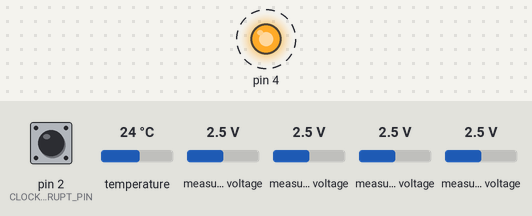
Recording of a sketch running on a simulated Arduino Nano, built with avr-gcc and run on an emulated ATmega328P. Shown: output pins drawn as LEDs (lit = HIGH). Dashed ring = blinking. The test bench sets the inputs (shaded band); at power-on: pin 2 (CLOCK_INTERRUPT_PIN) HIGH, temperature 24 °C, measured voltage 2.5 V. Sleep ends after the set time or at an interrupt; the local clock reads 2024-03-15 10:24:30 at power-on unless the sketch sets it; pins used as bus, display or sensor lines are not drawn; what the sketch prints to the serial monitor is not drawn.

Above: at 6.2 s.
Timing chart, 0 to 9.8 s (numbered marks = the images above):
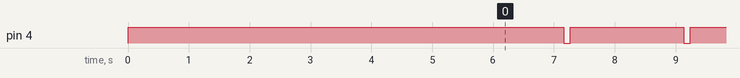

The sketch:

Test_PCB_ADS_SENSORES_RTC_DEEPLSEEP_PCB.ino
```cpp
/*
 * TEST DE PCB MCI
 * Pablo Martín, Matías Macaya
 * Programa que consulta al ADS1015 por sus valores cada x segundos.
 */

#include <Arduino.h>
#include "SdFat.h" // Bill Greiman
#include <avr/sleep.h>
#include <SoftwareSerial.h>
#include "RTClib.h"
#include <DS18B20.h>
#include <Adafruit_ADS1X15.h>

// ---------------------- ADC --------------------------
Adafruit_ADS1015 ads;     /* Use this for the 12-bit version */

// ---------------------- Temp -------------------------
DS18B20 ds(9);

// ---------------------- RTC --------------------------
#define CLOCK_INTERRUPT_PIN 2
#define SENSE_FLAG 0x01
#define SEND_FLAG 0x02
#define SENSING_FREQ_SECS 10
RTC_DS3231 rtc;
uint32_t alarm_time;
volatile uint32_t elapsed_time;
volatile uint8_t alarm_flag;

int count = 0;

// ---------------------- Fx's -------------------------
void printTitle() {
  Serial.println("\n");
  Serial.println("************************************");
  Serial.println("NICLABS");
  Serial.println("Programa Revisión para PCB");
  Serial.println("************************************");
  Serial.println("Rodrigo Muñoz, Pablo Martín, Matías Macaya");
  Serial.println("************************************");
  Serial.println("Fx:");
  Serial.println("  - Consulta al ADS1015 y anota los resultados");
  Serial.println("  - Interrupción RTC al pin2 y sleep");
  Serial.println("************************************");
  Serial.print("Gain ADC: "); Serial.println(ads.getGain());
  Serial.println("");
}

void waking_up() {
  // Trigered with rtc wake up.
}

void sleep() {
  /**
  Set the Arduino Nano to sleep in Deep Sleep Mode (SLEEP_MODE_PWR_DOWN), after
  setting up the next RTC alarm.
  **/

  detachInterrupt(digitalPinToInterrupt(CLOCK_INTERRUPT_PIN)); //De dónde recibirá la interrupción para despertar
  sleep_enable();
  uint32_t dist;

  attachInterrupt(digitalPinToInterrupt(CLOCK_INTERRUPT_PIN), waking_up, FALLING);
  rtc.clearAlarm(1);
  alarm_time = rtc.now().unixtime() + SENSING_FREQ_SECS;
  rtc.setAlarm1(DateTime(alarm_time), DS3231_A1_Second);
  set_sleep_mode(SLEEP_MODE_PWR_DOWN);
  sleep_cpu();
}

//SETUP----------------------------------------------------------------------
void setup() {
  //Serial
  Serial.begin(9600);
  pinMode(3, OUTPUT); digitalWrite(3, HIGH); //Sensores
  pinMode(4, OUTPUT); digitalWrite(4, HIGH); //Serial

  // ADS1015
  ads.begin();
  ads.setGain(GAIN_ONE);
  printTitle();

  // ---------------------- RTC ----------------------
  if (!rtc.begin()) {
      Serial.println("Couldn't find RTC");
      while (1);
  }

  if (rtc.lostPower()) {
      Serial.println("RTC lost power, lets set the time!");
      rtc.adjust(DateTime(F(__DATE__), F(__TIME__)));
  }
  // ----------------------- RTC Alarms ---------------
  rtc.disable32K();
  pinMode(CLOCK_INTERRUPT_PIN, INPUT_PULLUP);
  rtc.writeSqwPinMode(DS3231_OFF);
  rtc.disableAlarm(1);
  rtc.disableAlarm(2);
  rtc.clearAlarm(1);
  rtc.clearAlarm(2);

  delay(5000);
}

//LOOP------------------------------------------------------------------------
void loop() {
  digitalWrite(3, HIGH); //Sensores
  digitalWrite(4, HIGH); //Serial

  Serial.println("pines high");
  delay(50);
  ads.begin();
  delay(50);

  int16_t adc0, adc1, adc2, adc3;
  float volts0, volts1, volts2, volts3;
  //Serial.println("--------------------");
  adc0 = ads.readADC_SingleEnded(0);
  adc1 = ads.readADC_SingleEnded(1);
  adc2 = ads.readADC_SingleEnded(2);
  adc3 = ads.readADC_SingleEnded(3);
  volts0 = ads.computeVolts(adc0);
  volts1 = ads.computeVolts(adc1);
  volts2 = ads.computeVolts(adc2);
  volts3 = ads.computeVolts(adc3);

  // Write sensor data to CSV record.
  Serial.print(count);
  Serial.print(";\tA0_V = "); Serial.print(volts0);  // Presión
  Serial.print(";\tA1_V = "); Serial.print(volts1);  // Turbidez
  Serial.print(";\tA2_V = ");  Serial.print(volts2); // pH
  Serial.print(";\tA3_V = "); Serial.print(volts3);  // TDS
  while (ds.selectNext()) {
    Serial.print(";\tTemp C= "); Serial.println(ds.getTempC());
  }
  delay(10);

  count++;

  Serial.println("pines low");
  delay(1000);
  digitalWrite(3, LOW); //Sensores
  digitalWrite(4, LOW); //Serial
  sleep();
}
```

Measured:
- by itself, pin 4: alternates HIGH for 1.9 s and LOW for 0.10 s
